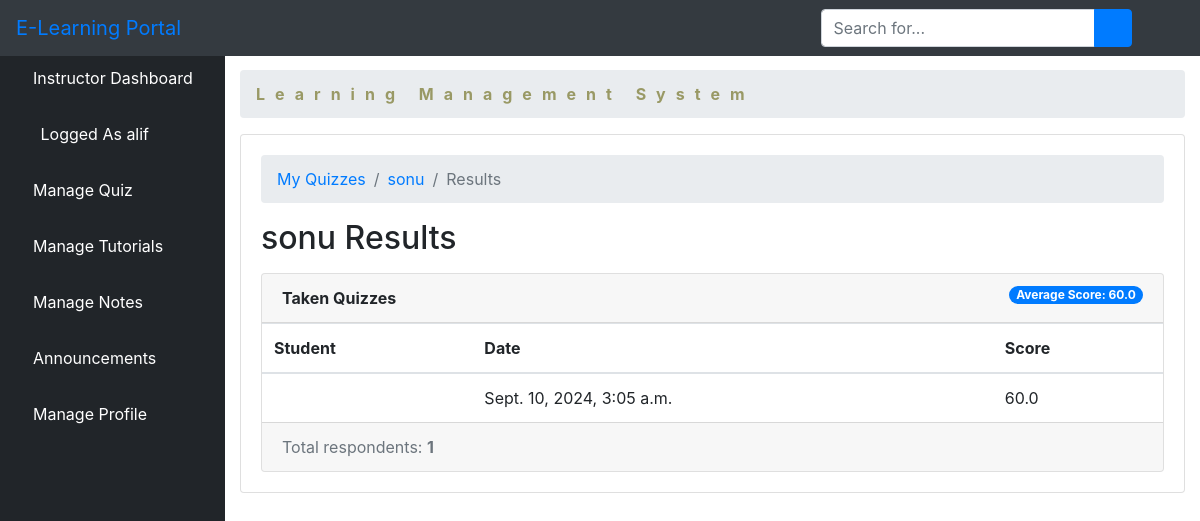
The page /quiz/11/results/ (signed in) on the database its author committed.
### elearn/models.py (models this page shows, shortened)
class User(AbstractUser):
    is_learner = models.BooleanField(default=False)
    is_instructor = models.BooleanField(default=False)
    is_admin = models.BooleanField(default=False)

class Quiz(models.Model):
    owner = models.ForeignKey(User, on_delete=models.CASCADE, related_name='quizzes')
    name = models.CharField(max_length=255)
    course = models.ForeignKey(Course, on_delete=models.CASCADE, related_name='quizzes')

class TakenQuiz(models.Model):
    learner = models.ForeignKey(Learner, on_delete=models.CASCADE, related_name='taken_quizzes')
    quiz = models.ForeignKey(Quiz, on_delete=models.CASCADE, related_name='taken_quizzes')
    score = models.FloatField()
    date = models.DateTimeField(auto_now_add=True)

### elearn/views.py (the view)
# urls.py: path('quiz/<int:pk>/results/', views.QuizResultsView.as_view(), name='quiz_results'),
class QuizResultsView(DeleteView):
    model = Quiz
    context_object_name = 'quiz'
    template_name = 'dashboard/instructor/quiz_results.html'
    def get_context_data(self, **kwargs):
        quiz = self.get_object()
        taken_quizzes =quiz.taken_quizzes.select_related('learner__user').order_by('-date')
        total_taken_quizzes = taken_quizzes.count()
        quiz_score = quiz.taken_quizzes.aggregate(average_score=Avg('score'))
        extra_context = {
        'taken_quizzes': taken_quizzes,
        'total_taken_quizzes': total_taken_quizzes,
        'quiz_score':quiz_score
        }
        kwargs.update(extra_context)
        return super().get_context_data(**kwargs)
    def get_queryset(self):
        return self.request.user.quizzes.all()

### elearn/templates/dashboard/instructor/quiz_results.html (shortened to what this page needs)
{% extends 'dashboard/instructor/base.html' %}
{% block body %}
<div class="container-fluid" style="padding-top: 20px">
            <ol class="breadcrumb">
                <li class="breadcrumb-item">
                    <a href="#" style="color: #999965; font-weight: bold; letter-spacing: 10px">Learning Management System</a>
                </li>
            </ol>
            <div class="card mb-3">
                <div class="card-body">
   <nav aria-label="breadcrumb">
    <ol class="breadcrumb">
      <li class="breadcrumb-item"><a href="{% url 'quiz_change_list' %}">My Quizzes</a></li>
      <li class="breadcrumb-item"><a href="{% url 'quiz_change' quiz.pk %}">{{ quiz.name }}</a></li>
      <li class="breadcrumb-item active" aria-current="page">Results</li>
    </ol>
  </nav>
  <h2 class="mb-3">{{ quiz.name }} Results</h2>
  <div class="card">
    <div class="card-header">
      <strong>Taken Quizzes</strong>
      <span class="badge badge-pill badge-primary float-right">Average Score: {{ quiz_score.average_score|default_if_none:0.0 }}</span>
    </div>
    <table class="table mb-0">
      <thead>
        <tr>
          <th>Student</th>
          <th>Date</th>
          <th>Score</th>
        </tr>
      </thead>
      <tbody>
        {% for taken_quiz in taken_quizzes %}
          <tr>
            <td>{{ taken_quiz.student.user.username }}</td>
            <td>{{ taken_quiz.date}}</td>
            <td>{{ taken_quiz.score }}</td>
          </tr>
        {% endfor %}
      </tbody>
    </table>
    <div class="card-footer text-muted">
      Total respondents: <strong>{{ total_taken_quizzes }}</strong>
    </div>
  </div>
        </div>
    </div>
                </div>
            </div>
{% endblock body %}

### elearn/templates/dashboard/instructor/base.html (shortened to what this page needs)
<!DOCTYPE html>
<html lang="en">
<head>
    {% load static %}
    <link href="{% static 'vendor/fontawesome-free/css/all.min.css' %}" rel="stylesheet" type="text/css">
    <link href="{% static 'vendor/datatables/dataTables.bootstrap4.css' %}" rel="stylesheet">
    <link href="{% static 'css/sb-admin.css' %}" rel="stylesheet">
</head>
<body id="page-top">
<nav class="navbar navbar-expand navbar-dark bg-dark fixed-top">
    <a class="navbar-brand mr-1 text-primary" href="">E-Learning Portal</a>
    <button class="btn btn-link btn-sm text-white order-1 order-sm-0" id="sidebarToggle" href="#">
        <i class="fas fa-bars"></i>
    </button>
    <form class="d-none d-md-inline-block form-inline ml-auto mr-0 mr-md-3 my-2 my-md-0">
        <div class="input-group">
            <input type="text" class="form-control" placeholder="Search for..." aria-label="Search" aria-describedby="basic-addon2">
            <div class="input-group-append">
                <button class="btn btn-primary" type="button">
                    <i class="fas fa-search"></i>
                </button>
            </div>
        </div>
    </form>
    <ul class="navbar-nav ml-auto ml-md-0">
        <li class="nav-item dropdown no-arrow">
            <a class="nav-link dropdown-toggle" href="#" id="userDropdown" role="button" data-toggle="dropdown" aria-haspopup="true" aria-expanded="false">
                <i class="fas fa-user-circle fa-fw text-primary"></i>
            </a>
        </li>
    </ul>
</nav>
<div id="wrapper" style="padding-top: 50px;">
<ul class="sidebar navbar-nav">
    <li class="nav-item active">
        <a class="nav-link" href="{% url 'instructor' %}">
         <i class="fa fa-home" aria-hidden="true"></i>
            <span>Instructor Dashboard</span>
        </a>
    </li>
    <li class="nav-item active">
        <a class="nav-link" href="">
            <i class="fas fa-user-circle fa-fw text-primary"></i>
            <span>Logged As {{ user.username }}</span>
        </a>
    </li>
    <li class="nav-item dropdown no-arrow">
                            <a class="nav-link dropdown-toggle" data-toggle="dropdown" aria-haspopup="true" aria-expanded="false" href="">
          <i class="fa fa-th-list" aria-hidden="true"></i>
            <span style="color: white">Manage Quiz</span>
        </a>
        </li>
         <li class="nav-item dropdown no-arrow">
                            <a class="nav-link dropdown-toggle" data-toggle="dropdown" aria-haspopup="true" aria-expanded="false" href="">
            <i class="fas fa-book-reader" aria-hidden="true"></i>
             <span style="color: white">Manage Tutorials</span>
        </a>
        </li>
         <li class="nav-item">
        <a class="nav-link" href="{% url 'lnotes' %}">
            <i class="fas fa-pen" aria-hidden="true"></i>
            <span style="color: white">Manage Notes</span>
        </a>
    </li>
    <li class="nav-item dropdown no-arrow">
                            <a class="nav-link dropdown-toggle" data-toggle="dropdown" aria-haspopup="true" aria-expanded="false" href="">
        <i class="fas fa-bell"></i>
            <span style="color: white">Announcements</span>
        </a>
        </li>
     <li class="nav-item dropdown no-arrow">
                            <a class="nav-link dropdown-toggle" data-toggle="dropdown" aria-haspopup="true" aria-expanded="false" href="">
            <i class="fas fa-user text-default"></i>
            <span style="color: white">Manage Profile</span>
        </a>
        </li>
</ul>
    {% block body %}{% endblock %}

### rows shown on the page
User: username "alif"
Quiz: name "sonu"
TakenQuiz: date "Sept. 10, 2024, 3:05 a.m.", score "60.0"

### other values the page prints
{{ quiz_score.average_score|default_if_none:0.0 }} "60.0"
{{ total_taken_quizzes }} "1"
